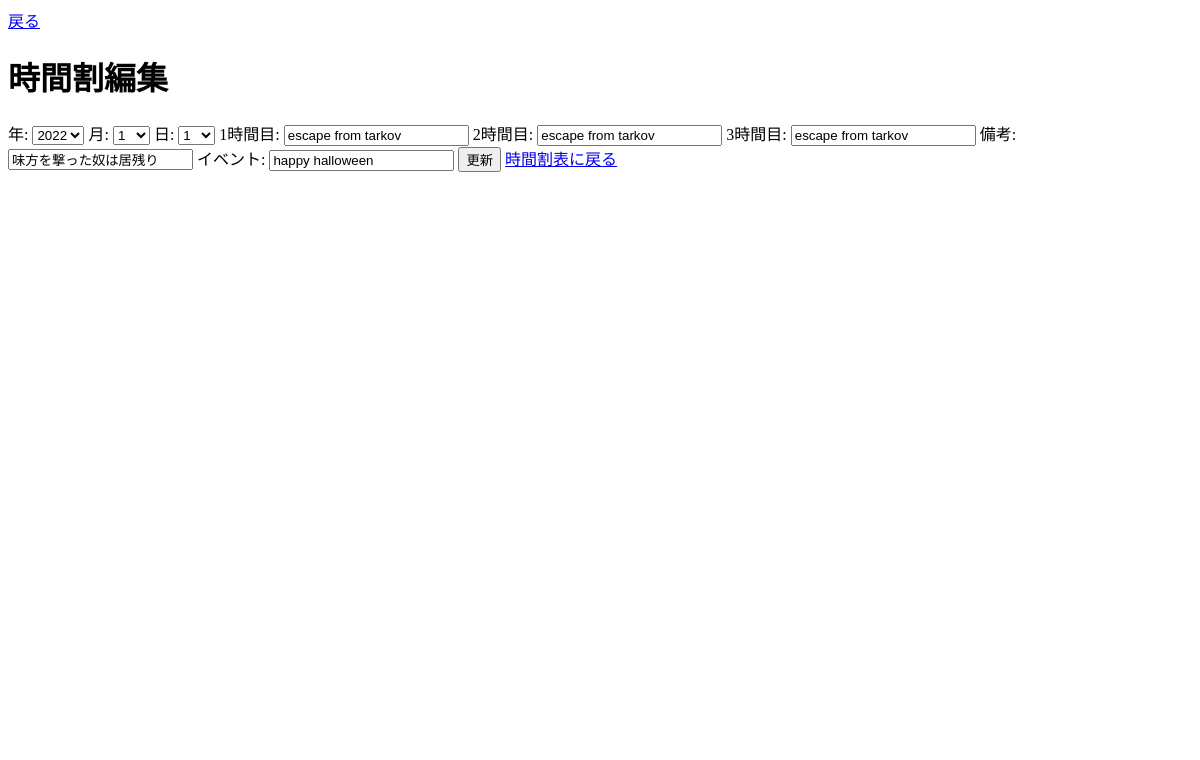
Screenshot of /teacher/jikanwari/teacher/jikanwari/edit_entry/2 with the database file from the repository.
### student_jikanwari/models.py (models this page shows, shortened)
class Timetable(db.Model):
    __tablename__ = 'timetable'  # テーブル名を指定（任意）
    id = db.Column(db.Integer, primary_key=True)
    year = db.Column(db.Integer)
    month = db.Column(db.Integer)
    day = db.Column(db.Integer)
    weekday = db.Column(db.String(10))
    period1 = db.Column(db.String(100))
    period2 = db.Column(db.String(100))
    period3 = db.Column(db.String(100))
    notes = db.Column(db.String(200))
    event = db.Column(db.String(200))
    __table_args__ = {'extend_existing': True}

### teacher_jikanwari/views.py (the view, shortened to what this page needs)
@jikanwari.route('/teacher/jikanwari/edit_entry/<int:id>', methods=['GET', 'POST'])
def edit_entry(id):
    entry = get_entry_by_id(id)
    if not entry:
        return redirect(url_for('jikanwari.t_jikanwari'))  # 修正箇所
    return render_template('teacher_jikanwari/edit_entry.html', entry=entry)

### teacher_jikanwari/views.py (called while the page is built)
def get_entry_by_id(id):
    return Timetable.query.get(id)

### teacher_jikanwari/templates/teacher_jikanwari/edit_entry.html (shortened to what this page needs)
{% extends "teacher/base.html" %}
{% block modorulink %}
<a href="{{ url_for('teacher.jikanwari.t_jikanwari') }}">戻る</a>
{% endblock %}
{% block content %}
    <h1>時間割編集</h1>
    <form action="{{ url_for('teacher.jikanwari.edit_entry', id=entry.id) }}" method="POST">
        <label for="year">年:</label>
        <select name="year">
            {% for y in range(2020, 2031) %}
                <option value="{{ y }}" {% if y == entry.year %}selected{% endif %}>{{ y }}</option>
            {% endfor %}
        </select>
        <label for="month">月:</label>
        <select name="month">
            {% for m in range(1, 13) %}
                <option value="{{ m }}" {% if m == entry.month %}selected{% endif %}>{{ m }}</option>
            {% endfor %}
        </select>
        <label for="day">日:</label>
        <select name="day">
            {% for d in range(1, 32) %}
                <option value="{{ d }}" {% if d == entry.day %}selected{% endif %}>{{ d }}</option>
            {% endfor %}
        </select>
        <label for="period1">1時間目:</label>
        <input type="text" id="period1" name="period1" value="{{ entry.period1 }}" required>
        <label for="period2">2時間目:</label>
        <input type="text" id="period2" name="period2" value="{{ entry.period2 }}" required>
        <label for="period3">3時間目:</label>
        <input type="text" id="period3" name="period3" value="{{ entry.period3 }}" required>
        <label for="notes">備考:</label>
        <input type="text" id="notes" name="notes" value="{{ entry.notes }}">
        <label for="event">イベント:</label>
        <input type="text" id="event" name="event" value="{{ entry.event }}">
        <button type="submit">更新</button>
        <a href="{{ url_for('teacher.jikanwari.t_jikanwari') }}">時間割表に戻る</a>
    </form>
{% endblock %}

### rows the page displays
Timetable: year "2022", month "1", day "1", period1 "escape from tarkov", period2 "escape from tarkov", period3 "escape from tarkov", notes "味方を撃った奴は居残り", event "happy halloween"
